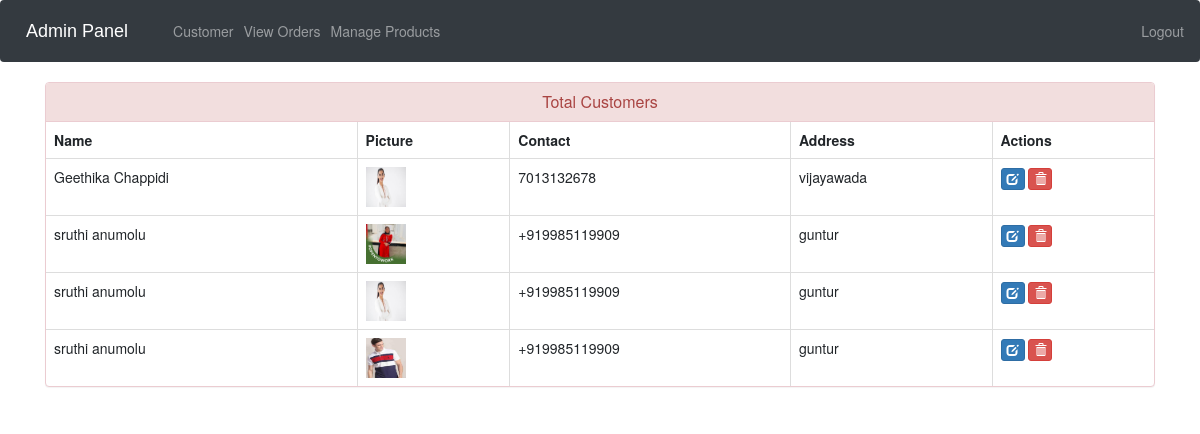
Screenshot of /view-customer (signed in) with the database file from the repository.
### ecom/models.py (models this page shows, shortened)
class Customer(models.Model):
    user=models.OneToOneField(User,on_delete=models.CASCADE)
    profile_pic= models.ImageField(upload_to='profile_pic/CustomerProfilePic/',null=True,blank=True)
    address = models.CharField(max_length=40)
    mobile = models.CharField(max_length=20,null=False)
    @property
    def get_name(self):
        return self.user.first_name+" "+self.user.last_name

### ecom/views.py (the view)
# urls.py: path('view-customer', views.view_customer_view,name='view-customer'),
@login_required(login_url='adminlogin')
def view_customer_view(request):
    customers=models.Customer.objects.all()
    return render(request,'ecom/view_customer.html',{'customers':customers})

### templates/ecom/view_customer.html (shortened to what this page needs)
{% extends 'ecom/admin_base.html' %}
{% load static %}
{% block content %}
<head>
  <link href="//netdna.bootstrapcdn.com/bootstrap/3.0.0/css/bootstrap.min.css" rel="stylesheet" id="bootstrap-css">
</head>
<div class="container">
  <div class="panel panel-danger">
    <div class="panel-heading">
      <h6 class="panel-title">Total Customers</h6>
    </div>
    <table class="table table-hover table-bordered" id="dev-table">
      <thead>
        <tr>
          <th>Name</th>
          <th>Picture</th>
          <th>Contact</th>
          <th>Address</th>
          <th>Actions</th>
        </tr>
      </thead>
      {% for c in customers %}
      <tr>
        <td> {{c.get_name}}</td>
        <td> <img src="{% static c.profile_pic.url %}" alt="Profile Pic" height="40px" width="40px" /></td>
        <td>{{c.mobile}}</td>
        <td>{{c.address}}</td>
        <td><a class="btn btn-primary btn-xs" href="{% url 'update-customer' c.id  %}"><span class="glyphicon glyphicon-edit"></span></a>
        <a class="btn btn-danger btn-xs" href="{% url 'delete-customer' c.id  %}"><span class="glyphicon glyphicon-trash"></span></a></td>
      </tr>
      {% endfor %}
    </table>
  </div>
</div>
{% endblock content %}

### templates/ecom/view_customer.html (style rules this page uses)
a:link { text-decoration: none; }
h6 { text-align: center; }

### rows the page displays
Customer: get_name "Geethika Chappidi", profile_pic (picture), mobile "7013132678", address "vijayawada"
Customer: get_name "sruthi anumolu", profile_pic (picture), mobile "+919985119909", address "guntur"
Customer: get_name "sruthi anumolu", profile_pic (picture), mobile "+919985119909", address "guntur"
Customer: get_name "sruthi anumolu", profile_pic (picture), mobile "+919985119909", address "guntur"
